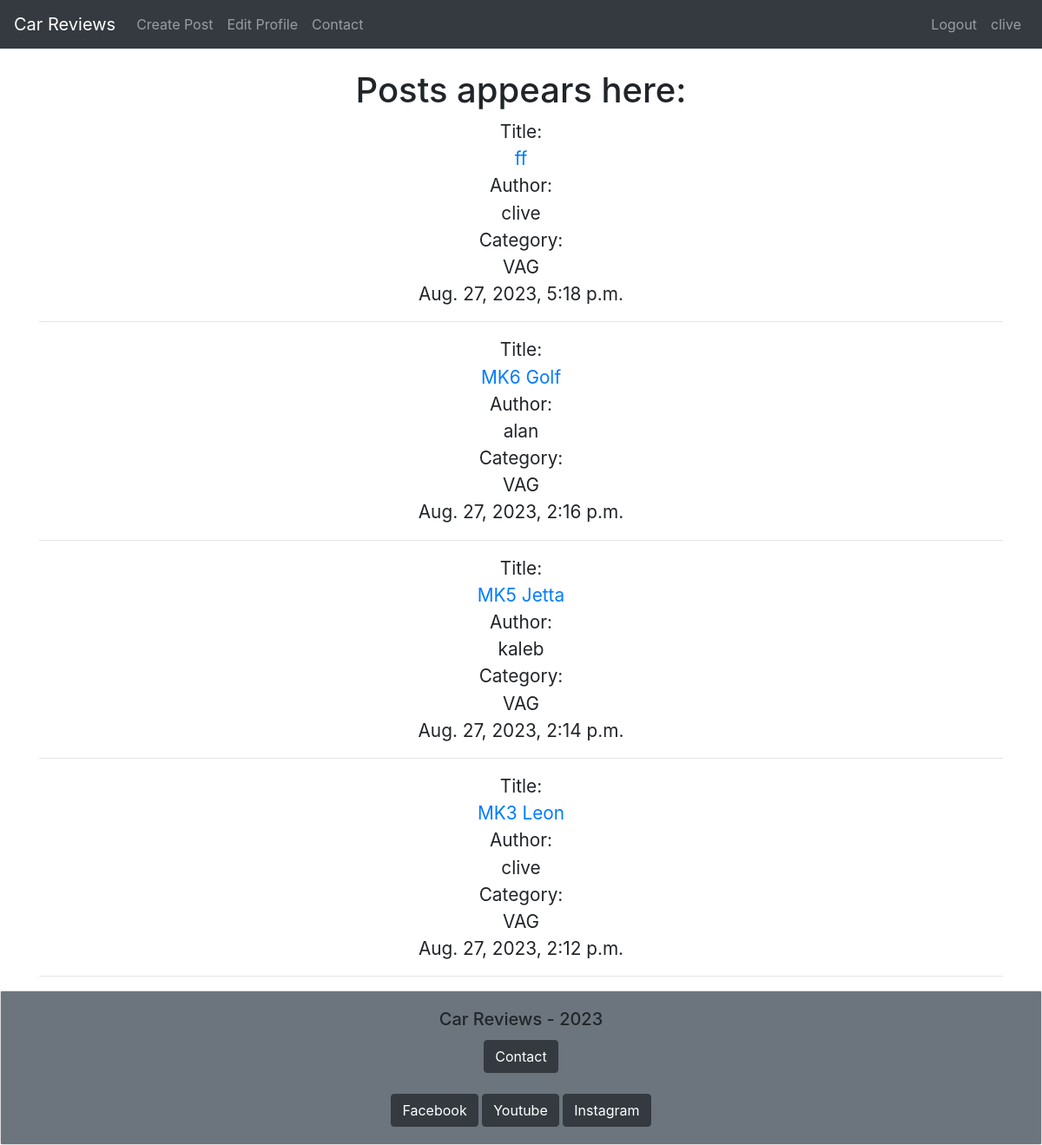
Screenshot of / (signed in) with the database file from the repository.
### blog/models.py (models this page shows, shortened)
class Post(models.Model):
    title = models.CharField(max_length=200, unique=True)
    image = models.ImageField(null=True, upload_to="media/")
    title_tag = models.CharField(max_length=200)
    author = models.ForeignKey(User, on_delete=models.CASCADE, related_name='blog_posts')
    created_on = models.DateTimeField(auto_now_add=True)
    updated_on = models.DateTimeField(auto_now_add=True)
    content = models.TextField(blank=True, null=True)
    category = models.TextField(default='VAG')
    likes = models.ManyToManyField(User, related_name='carreview')

### blog/views.py (the view)
# urls.py: path('', view.as_view(), name='home'),
class view(ListView):
    model = Post
    template_name = 'index.html'
    ordering = ['-created_on']

### templates/index.html (shortened to what this page needs)
{% extends 'base.html' %}
    {% block content %}
    <h1 class="text-center test">Posts appears here:</h1>
    <ul class="text-center list-unstyled post-detail">
    {% for post in object_list %}
        <li class="details">Title:<br><a href="{% url 'post-details' post.pk %}">{{ post.title }}</a> <br>Author:<br> {{ post.author }} <br>Category:<br> {{ post.category }}<br>{{ post.content|slice:":0 "}} {{ post.created_on }}<hr></li>
    {% endfor %}
    </ul>
    {% endblock %}

### templates/base.html (shortened to what this page needs)
{% load static %}
<!doctype html>
<html lang="en">
<head>
    <link rel="stylesheet" href="https://cdn.jsdelivr.net/npm/bootstrap@4.6.2/dist/css/bootstrap.min.css"
>
        <link rel="stylesheet" href="{% static 'css/style.css' %}">
</head>
<body>
    <nav class="navbar navbar-expand-lg navbar-dark bg-dark">
        <a class="navbar-brand" href="{% url 'home' %}">Car Reviews</a>
        <div class="collapse navbar-collapse" id="navbarNav">
            <ul class="navbar-nav">
                {% if user.is_authenticated %}
                <li class="nav-item">
                    <a class="nav-link" href="{% url 'create_post' %}">Create Post</a>
                </li>
                <li class="nav-item">
                    <a class="nav-link" href="{% url 'edit_profile' %}">Edit Profile</a>
                </li>
                <li class="nav-item">
                    <a class="nav-link" href="{% url 'contact' %}">Contact</a>
                </li>
                {% endif %}
            </ul>
            {% if user.is_authenticated %}
            <ul class="navbar-nav ml-auto">
                <li class="nav-item">
                    <a class="nav-link" href="{% url 'logout' %}">Logout</a>
                </li>
                <li class="nav-item">
                    <a class="nav-link" href="#">
                        {{ user.username }}
                    </a>
                </li>
            </ul>
            {% endif %}
        </div>
    </nav>
    <br>
    <div class="container">
        {% block content %}
        {% endblock %}
    </div>
    <div class="card">
        <div class="card-body text-center bg-secondary">
            <h5 class="card-title">Car Reviews - 2023 </h5>
            {% if user.is_authenticated %}
            <a class="btn btn-dark" href="{% url 'contact' %}">Contact</a>
            {% endif %}
            <br><br>
            <a href="https://www.facebook.com/" class="btn btn-dark" target="_blank">Facebook</a>
            <a href="https://www.youtube.com/" class="btn btn-dark" target="_blank">Youtube</a>
            <a href="https://www.instagram.com/" class="btn btn-dark" target="_blank">Instagram</a>
        </div>
    </div>
</body>
</html>

### static/css/style.css (style rules this page uses)
.post-detail { font-size: 1.3em; }

### rows the page displays
Post: title "ff", author "clive", category "VAG", created_on "Aug. 27, 2023, 5:18 p.m."
Post: title "MK6 Golf", author "alan", category "VAG", created_on "Aug. 27, 2023, 2:16 p.m."
Post: title "MK5 Jetta", author "kaleb", category "VAG", created_on "Aug. 27, 2023, 2:14 p.m."
Post: title "MK3 Leon", author "clive", category "VAG", created_on "Aug. 27, 2023, 2:12 p.m."

### other values shown
{{ user.username }} "clive"
